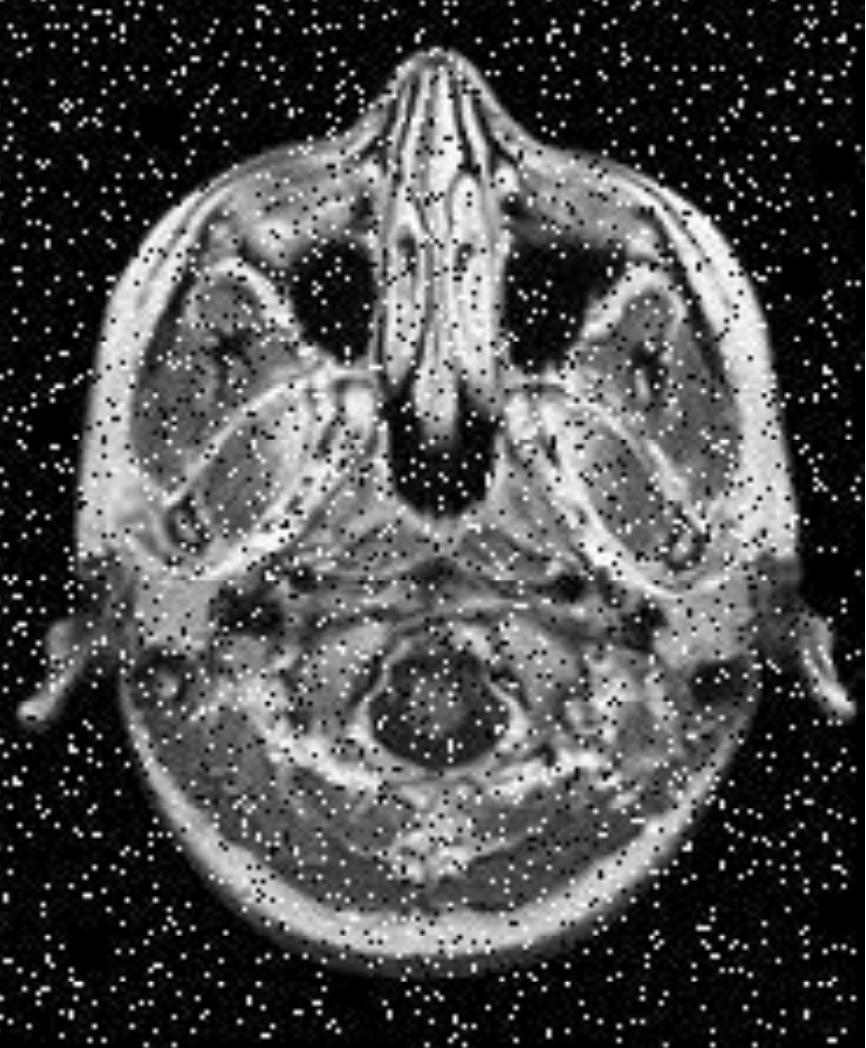
%> input picture sp.png, 866 x 1048 px
$ octave Median-Filter.m   (GNU Octave 9; MATLAB toolbox functions it lacks are replaced by stand-ins)
%> lines starting %> are read from the running program, lines starting %| are printed output that depends on the picture
clear all;
close all;
a = imread('sp.png');
%> a is the input picture: size 1048x866x3 uint8; min 0, max 255, mean 76.6
a = imresize(a, 0.25);
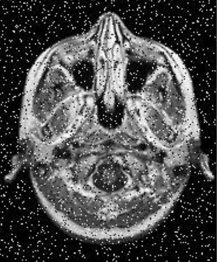
%> a: size 262x217x3 uint8; min 0, max 255, mean 76.6
a = rgb2gray(a);
%> a: size 262x217 uint8
b = a;
mask = [1 1 1; 1 1 1; 1 1 1];
[x, y] = size(a);
%> x = 262; y = 217
for i = 2:x-1
    for j = 2:y-1
        mat = [];
        for k = 1:3
            for l = 1:3
                mat = [mat a(i + k - 2, j+l-2)];
            end
        end
        %keyboard();
        b(i,j) = median(mat);
    end
end
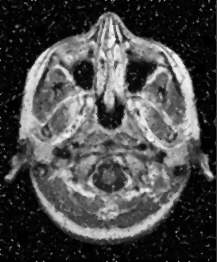
%> b: size 262x217 uint8; min 0, max 246, mean 73.3
figure(1);
subplot(121);
imshow(a);
subplot(122);
imshow(b);

$ run again, with cameraman.tiff saved as sp.png
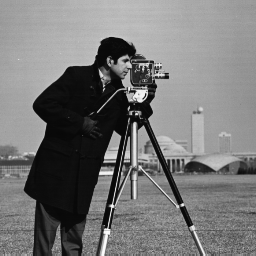
%> input picture cameraman.tiff, 256 x 256 px
%> a is the input picture: size 256x256 uint8; min 7, max 253, mean 118.7
%> `a = imresize(a, 0.25);`:
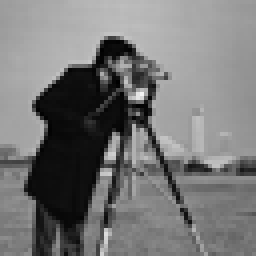
%> a: size 64x64 uint8 (shown 4 times larger); min 0, max 243, mean 118.7
%> after the loop `for i = 2:x-1`:
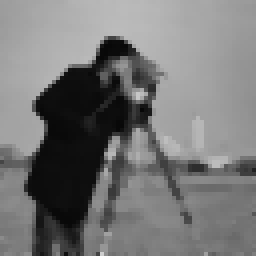
%> b: size 64x64 uint8 (shown 4 times larger); min 7, max 205, mean 118.6
